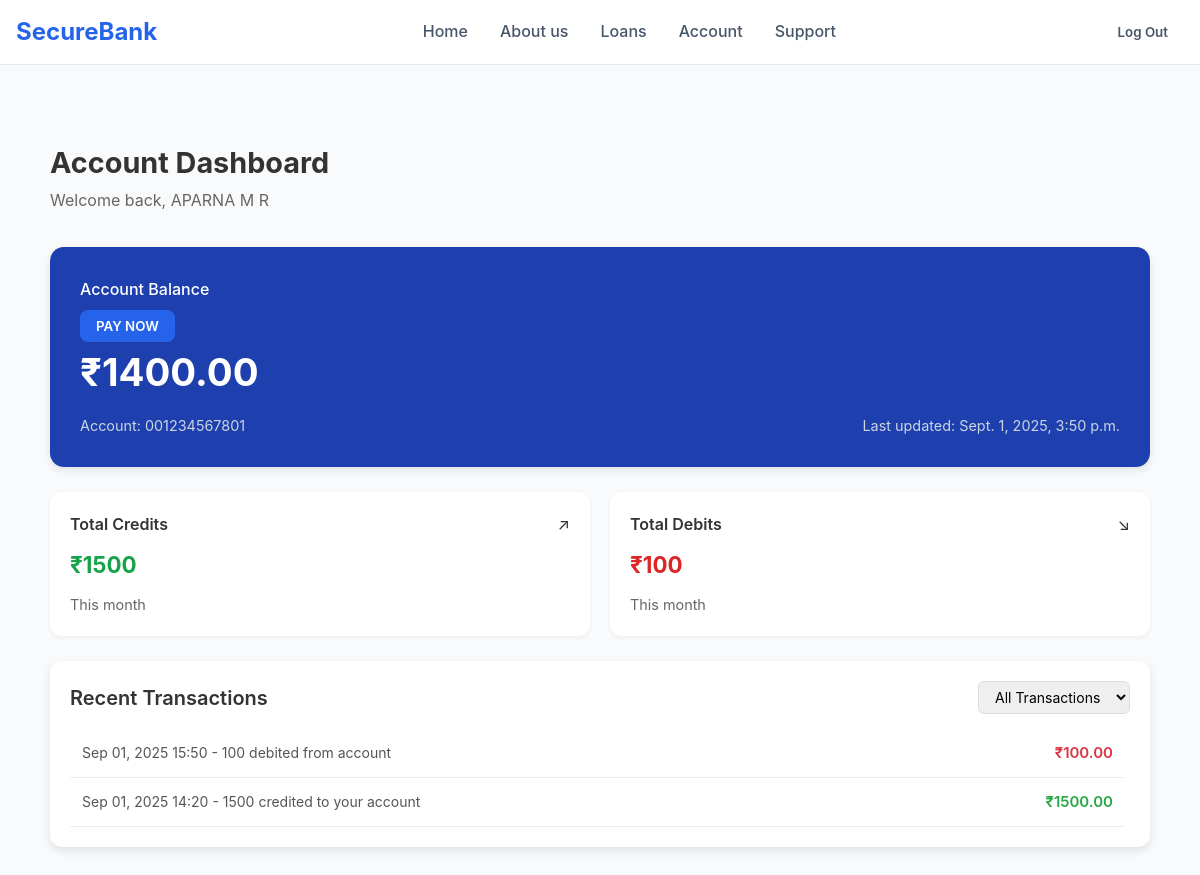
/account_dashboard/ (signed in), run on an earlier commit of the app's database.
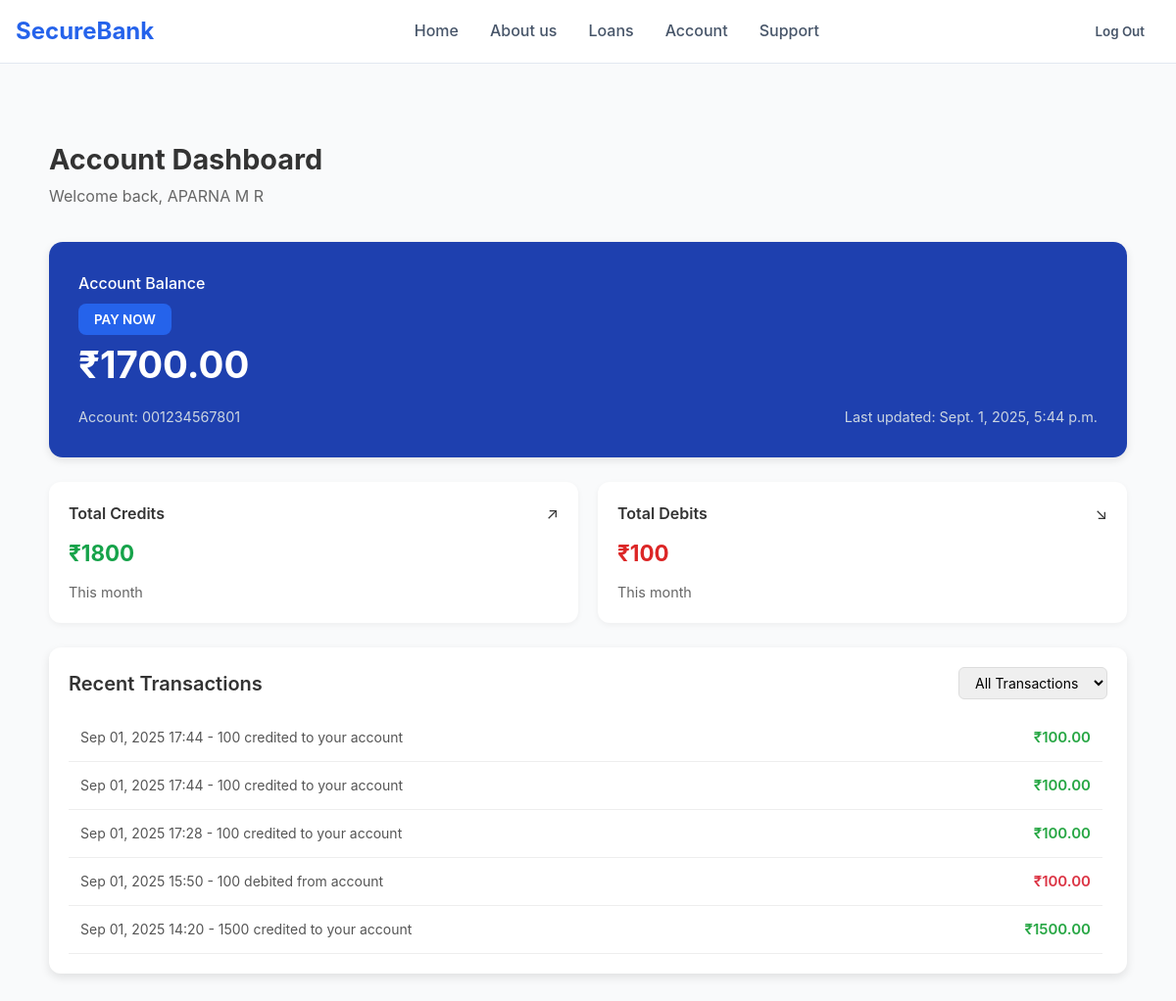
And on a later commit of the database.
### BankApp/models.py (models this page shows, shortened)
class Account(models.Model):
    user = models.OneToOneField(User, on_delete=models.CASCADE, blank=True, null=True)
    account_number = models.CharField(max_length=20, unique=True, editable=False)
    balance = models.DecimalField(max_digits=12, decimal_places=2, default=0.00)
    last_updated = models.DateTimeField(auto_now=True)

class Transaction(models.Model):
    TRANSACTION_TYPES = [
        ("credit", "Credit"),
        ("debit", "Debit"),
    ]
    account = models.ForeignKey(Account, on_delete=models.CASCADE, related_name="transactions")
    transaction_type = models.CharField(max_length=10, choices=TRANSACTION_TYPES)
    amount = models.DecimalField(max_digits=10, decimal_places=2)
    description = models.CharField(max_length=255, blank=True, null=True)
    timestamp = models.DateTimeField(auto_now_add=True)

### BankApp/views.py (the view)
# urls.py: path('account_dashboard/',views.account_dashboard,name="account_dashboard"),
def account_dashboard(request):
    try:
        account = Account.objects.get(user=request.user)
    except Account.DoesNotExist:
        messages.error(request, "❌ No account found. Please create one.")
        return redirect("homepage")
    start_month = now().replace(day=1, hour=0, minute=0, second=0, microsecond=0)
    total_credits = Transaction.objects.filter(
        account=account,
        transaction_type="credit",
        timestamp__gte=start_month
    ).aggregate(total=Sum("amount"))["total"] or 0
    total_debits = Transaction.objects.filter(
        account=account,
        transaction_type="debit",
        timestamp__gte=start_month
    ).aggregate(total=Sum("amount"))["total"] or 0
    transactions = Transaction.objects.filter(account=account).order_by("-timestamp")[:10]
    return render(request, "account.html", {
        "account": account,
        "total_credits": total_credits,
        "total_debits": total_debits,
        "transactions": transactions,
    })

### BankApp/templates/account.html (shortened to what this page needs)
{% load static %}
<!DOCTYPE html>
<html lang="en">
<head>
    <link rel="stylesheet" href="{% static 'css/account.css' %}">
</head>
<body>
    <nav class="navbar">
        <div class="nav-container">
            <div class="nav-content">
                <div class="logo">
                    <h1>SecureBank</h1>
                </div>
                <div class="nav-links">
                    <a href="{% url 'homepage'%}" class="nav-link">Home</a>
                    <a href="#" class="nav-link">About us</a>
                    <a href="#" class="nav-link">Loans</a>
                    <a href="{% url 'account_dashboard' %}"class="nav-link">Account</a>
                    <a href="#" class="nav-link">Support</a>
                </div>
                <div class="auth-buttons">
    {% if request.user.is_authenticated %}
        <a href="{% url 'logout' %}">
            <button class="btn-ghost">Log Out</button>
        </a>
    {% else %}
        <button class="btn-ghost" onclick="openModal('login')">Log In</button>
        <button class="btn-primary" onclick="openModal('signup')">Sign Up</button>
    {% endif %}
</div>
            </div>
        </div>
    </nav>
    <main class="account-main">
        <div class="container">
                <div class="account-header">
    <h1>Account Dashboard</h1>
    <p>Welcome back, {{ request.user.first_name|upper }} {{ request.user.last_name|upper }}</p>
</div>
<div class="balance-card">
    <div class="balance-header">
        <h2>Account Balance</h2>
        <button class="btn-primary transfer-btn" onclick="openmoneyModal()">PAY NOW</button>
    </div>
    <div class="balance-amount">₹{{ account.balance }}</div>
    <div class="balance-info">
        <span class="account-number">Account: {{ account.account_number }}</span>
        <span class="last-updated">Last updated: {{ account.last_updated }}</span>
    </div>
</div>
<div class="summary-cards">
    <div class="summary-card credit">
        <div class="summary-header">
            <h3>Total Credits</h3>
            <span class="arrow-up">↗</span>
        </div>
        <div class="summary-amount">₹{{ total_credits }}</div>
        <div class="summary-period">This month</div>
    </div>
   <div class="summary-card debit">
    <div class="summary-header">
        <h3>Total Debits</h3>
        <span class="arrow-down">↘</span>
    </div>
    <div class="summary-amount">₹{{ total_debits }}</div>
    <div class="summary-period">This month</div>
</div>
</div>
<div class="transaction-history">
    <div class="transaction-header">
        <h2>Recent Transactions</h2>
        <select id="filterSelect" class="filter-select">
            <option value="all">All Transactions</option>
        </select>
    </div>
<div class="transaction-list">
    {% for tx in transactions %}
        <div class="transaction-item" data-type="{{ tx.transaction_type }}">
            <div class="transaction-left">
                <span>{{ tx.timestamp|date:"M d, Y H:i" }}</span> -
                <span>{{ tx.description }}</span>
            </div>
            <div class="transaction-right {% if tx.transaction_type == 'credit' %}credit{% else %}debit{% endif %}">
                ₹{{ tx.amount }}
            </div>
        </div>
    {% empty %}
        <p>No recent transactions</p>
    {% endfor %}
</div>
                    </div>
                </div>
    </main>
</body>
</html>

### BankApp/static/css/account.css (style rules this page uses)
* { margin: 0; padding: 0; box-sizing: border-box; font-family: "Inter", sans-serif; }
body { background: #f9fafb; color: #333; line-height: 1.6; }
.navbar { position: fixed; top: 0; width: 100%; background: rgba(255, 255, 255, 0.95); backdrop-filter: blur(10px); border-bottom: 1px solid #e2e8f0; z-index: 1000; }
.nav-container { max-width: 1200px; margin: 0 auto; padding: 0 1rem; }
.nav-content { display: flex; align-items: center; justify-content: space-between; height: 4rem; }
.logo h1 { font-size: 1.5rem; font-weight: 700; color: #2563eb; }
.nav-links { display: flex; gap: 2rem; }
.nav-link { text-decoration: none; color: #475569; font-weight: 500; transition: color 0.3s; }
a { text-decoration: none ; color: #000; }
.auth-buttons { display: flex; gap: 1rem; }
.btn-primary { background: #2563eb; color: white; border: none; padding: 0.5rem 1rem; border-radius: 0.5rem; font-weight: 600; cursor: pointer; transition: background 0.3s; }
.btn-ghost { background: transparent; color: #475569; border: none; padding: 0.5rem 1rem; border-radius: 0.5rem; font-weight: 600; cursor: pointer; transition: color 0.3s; }
.account-main { padding: 30px; }
.container { max-width: 1100px; margin: auto; }
.account-header { margin-bottom: 3%; margin-top: 10%; }
.account-header h1 { font-size: 1.8rem; font-weight: 700; margin-bottom: 2px; }
.account-header p { color: #666; }
.balance-card { background: #1e40af; color: #fff; padding: 30px; border-radius: 14px; margin-bottom: 25px; box-shadow: 0 3px 8px rgba(0,0,0,0.1); }
.balance-card h2 { font-size: 1rem; font-weight: 500; margin-bottom: 8px; }
.balance-amount { font-size: 2.4rem; font-weight: 700; margin-bottom: 10px; }
.balance-info { font-size: 0.9rem; display: flex; justify-content: space-between; color: #cbd5e1; }
.summary-cards { display: flex; gap: 20px; margin-bottom: 25px; }
.summary-card { flex: 1; background: #fff; padding: 20px; border-radius: 12px; box-shadow: 0 2px 6px rgba(0,0,0,0.05); }
.summary-header { display: flex; justify-content: space-between; align-items: center; }
.summary-card h3 { font-size: 1rem; font-weight: 600; }
.summary-amount { font-size: 1.4rem; font-weight: 700; margin: 10px 0; }
.summary-period { font-size: 0.9rem; color: #666; }
.summary-card.credit .summary-amount { color: #16a34a; }
.summary-card.debit .summary-amount { color: #dc2626; }
.transaction-history { background: #ffffff; border-radius: 12px; padding: 20px; margin-top: 20px; box-shadow: 0 4px 10px rgba(0,0,0,0.1); }
.transaction-header { display: flex; justify-content: space-between; align-items: center; margin-bottom: 15px; }
.transaction-header h2 { font-size: 20px; font-weight: 600; color: #333; }
.filter-select { padding: 6px 12px; border-radius: 6px; border: 1px solid #ddd; font-size: 14px; cursor: pointer; transition: all 0.2s ease-in-out; }
.transaction-list { max-height: 300px; overflow-y: auto; padding-right: 5px; }
.transaction-item { padding: 12px; border-bottom: 1px solid #eee; font-size: 15px; color: #444; display: flex; justify-content: space-between; align-items: center; transition: background 0.2s; }
.transaction-left { font-size: 14px; color: #555; }
.transaction-right { font-weight: 600; font-size: 15px; }
.transaction-right.credit { color: #28a745; }
.transaction-right.debit { color: #dc3545; }

What changed in the data, as far as the page shows it:
changed Account: balance "1400.00" → "1700.00"; last_updated "Sept. 1, 2025, 3:50 p.m." → "Sept. 1, 2025, 5:44 p.m."
added Transaction: timestamp "Sep 01, 2025 17:44", description "100 credited to your account", amount "100.00"
added Transaction: timestamp "Sep 01, 2025 17:44", description "100 credited to your account", amount "100.00"
added Transaction: timestamp "Sep 01, 2025 17:28", description "100 credited to your account", amount "100.00"
Also different on the page:
{{ total_credits }}: "1500" → "1800"
